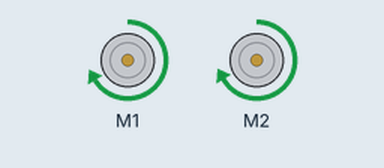
Simulated run of this sketch. Board: Arduino Uno, built with avr-gcc and run on an emulated ATmega328P. Parts: 2 × DC motor (green arrow = forward, orange = backward, longer = faster).

Above: at 0.1 s.
At 6.9 s:
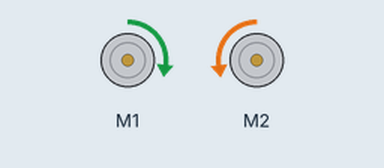
At 13.2 s:
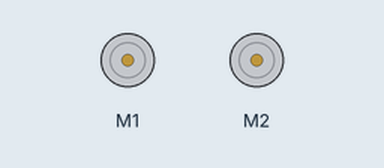
Timing chart, 0 to 14.7 s (numbered marks = the images above):
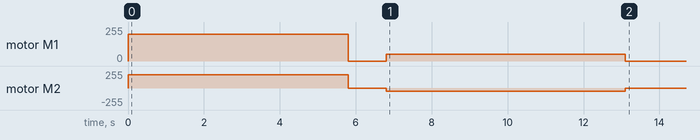

Measured:
- by itself, motor M1: stopped → forward 200/255 at 0.00 s, → stopped 5.8 s later, → forward 50/255 1.0 s later, → stopped 6.3 s later
- by itself, motor M2: stopped → forward 202/255 at 0.00 s, → stopped 5.8 s later, → backward 52/255 1.0 s later, → stopped 6.3 s later

The sketch:

test2.ino
```cpp
#include <Wire.h>
#include <Adafruit_MotorShield.h>
#include "utility/Adafruit_MS_PWMServoDriver.h"


Adafruit_MotorShield AFMS = Adafruit_MotorShield();
Adafruit_DCMotor *myMotor1 = AFMS.getMotor(1); //left motor
Adafruit_DCMotor *myMotor2 = AFMS.getMotor(2); // right motor


void setup() {
  Serial.begin(9600);           // set up Serial library at 9600 bps
  AFMS.begin();
}


void ForwardToTunnel() {
  //move forward from the starting point to the tunnel entrance
  myMotor1->run(FORWARD);
  myMotor2->run(FORWARD);

  myMotor1->setSpeed(200);
  myMotor2->setSpeed(202);

  delay(5800); // to be adjusted

  myMotor1->run(RELEASE);
  myMotor2->run(RELEASE);
  delay(1000);
}


void Clockwise90() {
  //turning 90 degree clockwise
  myMotor1->setSpeed(50);
  myMotor2->setSpeed(52);

  myMotor1->run(FORWARD);
  myMotor2->run(BACKWARD);
  delay(6300); // to be adjusted

  myMotor1->run(RELEASE);
  myMotor2->run(RELEASE);
  delay(1000);
}


void AntiClockwise90() {
  //turning 90 degree anti-clockwise
  myMotor1->setSpeed(50);
  myMotor2->setSpeed(52);

  myMotor1->run(BACKWARD);
  myMotor2->run(FORWARD);
  delay(6300); // to be adjusted

  myMotor1->run(RELEASE);
  myMotor2->run(RELEASE);
  delay(1000);
}


void ThroughTunnel() {
  //enter the cave through the tunnel
  myMotor1->run(FORWARD);
  myMotor2->run(FORWARD);

  myMotor1->setSpeed(200);
  myMotor2->setSpeed(202);

  delay(6786); // to be adjusted

  myMotor1->run(RELEASE);
  myMotor2->run(RELEASE);
  delay(1000);
}


void loop() {
  int state = 1;
//  if (Serial.available()>0){
//  state = Serial.read();}

  if (bool (state == 1)){
    int i; // speed parameter

    ForwardToTunnel(); //forward from starting point
    Clockwise90(); //turning to the right

    //end
    myMotor1->run(RELEASE);
    myMotor2->run(RELEASE);
    state = 0;
    delay(50000);
  }}
```
